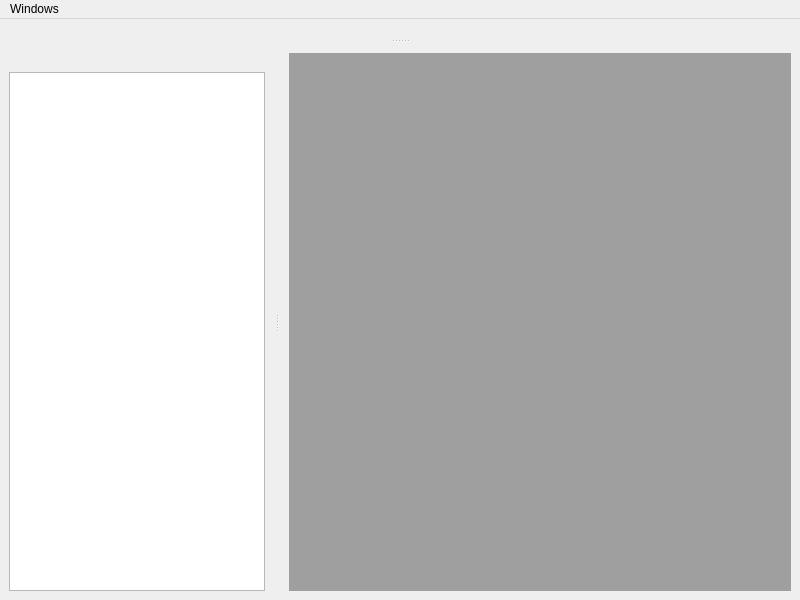
<?xml version="1.0" encoding="UTF-8"?>
<ui version="4.0">
 <class>SingleShotWidget</class>
 <widget class="QMainWindow" name="SingleShotWidget">
  <property name="geometry">
   <rect>
    <x>0</x>
    <y>0</y>
    <width>800</width>
    <height>600</height>
   </rect>
  </property>
  <property name="windowTitle">
   <string>MainWindow</string>
  </property>
  <widget class="QWidget" name="centralwidget">
   <layout class="QVBoxLayout" name="verticalLayout">
    <item>
     <widget class="QMdiArea" name="_mdi_area"/>
    </item>
   </layout>
  </widget>
  <widget class="QMenuBar" name="menuBar">
   <property name="geometry">
    <rect>
     <x>0</x>
     <y>0</y>
     <width>800</width>
     <height>21</height>
    </rect>
   </property>
   <widget class="QMenu" name="menuWindow">
    <property name="title">
     <string>Windows</string>
    </property>
    <addaction name="_action_cascade"/>
    <addaction name="_action_tile"/>
   </widget>
   <addaction name="menuWindow"/>
  </widget>
  <widget class="QDockWidget" name="_shot_selector_dock">
   <property name="features">
    <set>QDockWidget::NoDockWidgetFeatures</set>
   </property>
   <attribute name="dockWidgetArea">
    <number>4</number>
   </attribute>
   <widget class="QWidget" name="dockWidgetContents"/>
  </widget>
  <widget class="QDockWidget" name="_sequence_hierarchy_dock">
   <property name="features">
    <set>QDockWidget::NoDockWidgetFeatures</set>
   </property>
   <attribute name="dockWidgetArea">
    <number>1</number>
   </attribute>
   <widget class="QWidget" name="dockWidgetContents_2">
    <layout class="QVBoxLayout" name="verticalLayout_2">
     <item>
      <widget class="QTreeView" name="_sequence_hierarchy_view"/>
     </item>
    </layout>
   </widget>
  </widget>
  <action name="_action_cascade">
   <property name="text">
    <string>Cascade</string>
   </property>
  </action>
  <action name="_action_tile">
   <property name="text">
    <string>Tile</string>
   </property>
  </action>
 </widget>
 <resources/>
 <connections/>
</ui>
